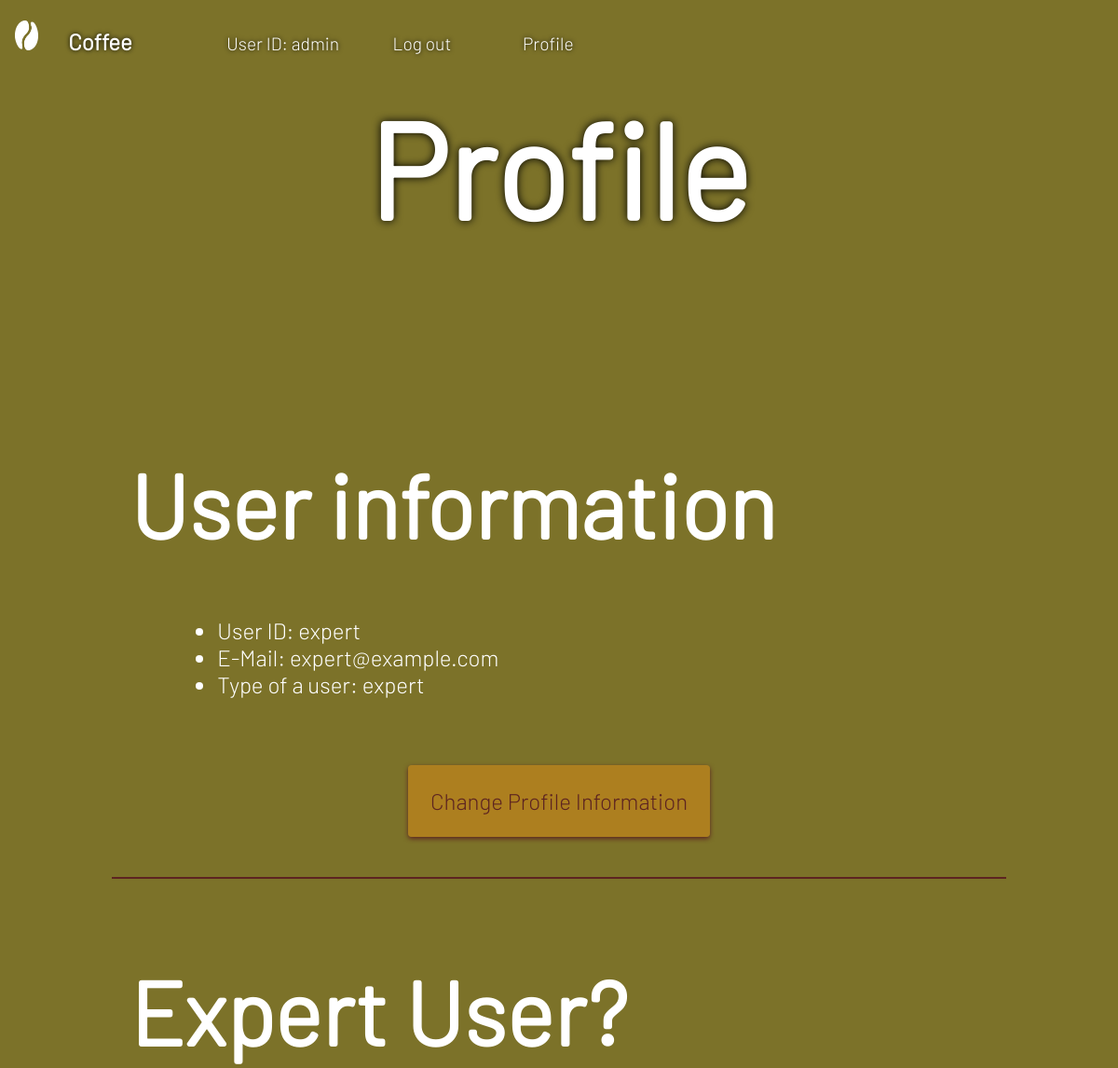
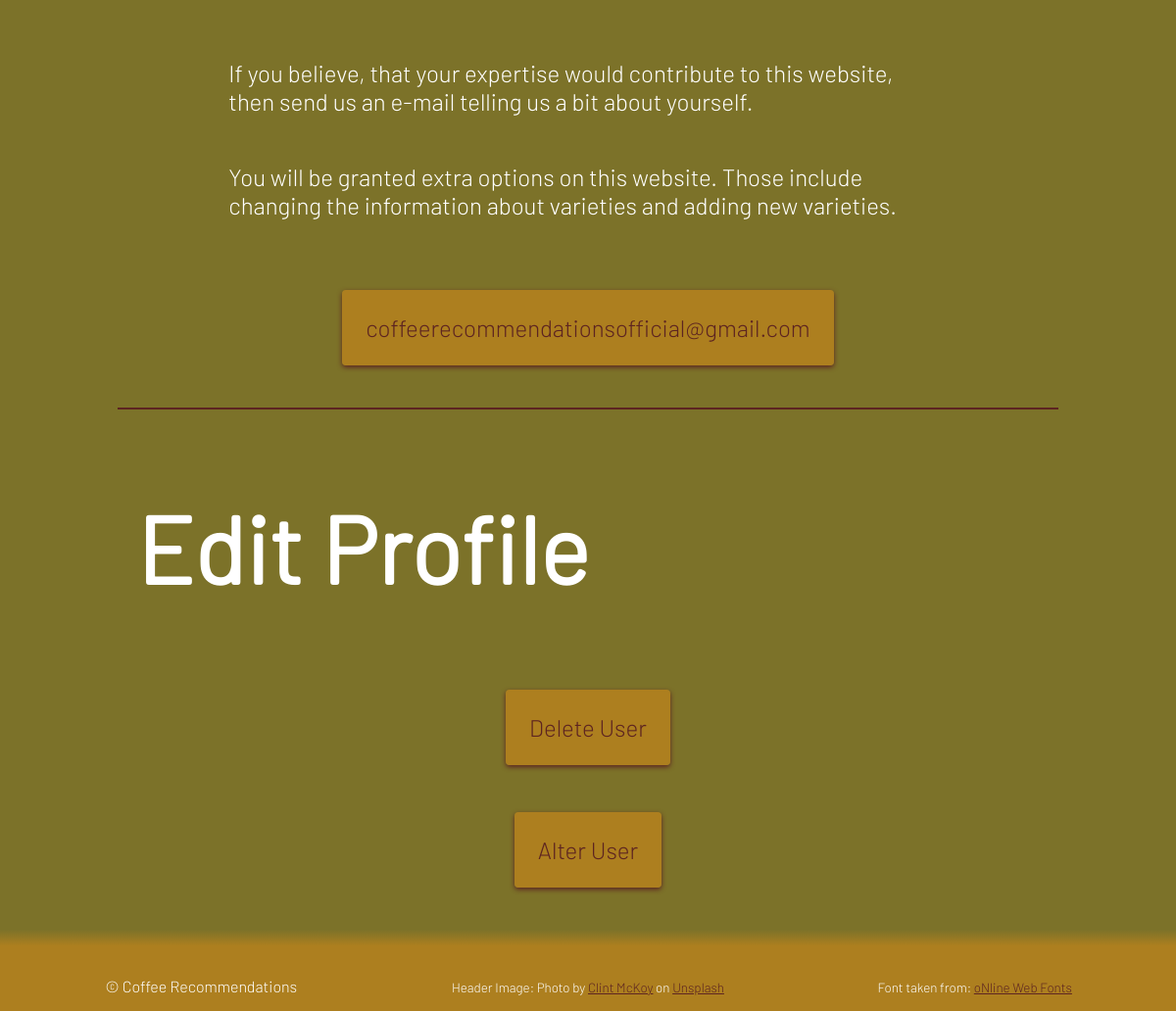
The app's page /profile/expert (signed in) with its own data (2 pictures, top to bottom).
### tables this page shows
CREATE TABLE users
(
    user_id TEXT PRIMARY KEY NOT NULL,
    password TEXT NOT NULL,
    mail TEXT NOT NULL,
    user_type TEXT NOT NULL
);

### app.py (the view, shortened to what this page needs)
@login_required
@app.route("/profile/<string:user_id>")
def profile(user_id):
    user_info = get_user_dict(user_id)
    user_obj = create_user(user_info)
    test_done = user_obj.test_done_check()
    recommended_varieties = None
    return render_template('profile.html', profile_info=user_obj, recommended_varieties=recommended_varieties)

### actors.py (called while the page is built)
    def attributes(self):
        return vars(self)

    def test_done_check(self):
        db = get_db()
        previous_entry = db.execute("""SELECT * FROM user_preferences WHERE user_id = ?;""", (self.user_id,)). fetchall()
        close_db()
        test_done = True
        if previous_entry == []:
            test_done = False
        return test_done

### app.py (called while the page is built)
@app.before_request
def logged_in_user():
    g.user = session.get("user_id", None)
    g.type = session.get("user_type", None)

### database.py (called while the page is built)
def get_db():
    if "db" not in g:
        g.db = sqlite3.connect(DATABASE,
        detect_types=sqlite3.PARSE_DECLTYPES)
        g.db.row_factory = sqlite3.Row
    return g.db

### sql_funcs.py (called while the page is built)
def get_user_dict(user_id, mail=None, type=None):
    db = get_db()
    if type and mail:
        user_dict = db.execute("""SELECT * FROM users
        WHERE user_id = ? AND mail = ? AND user_type = ?;""", (user_id, mail, type)).fetchone()
    elif mail:
        user_dict = db.execute("""SELECT * FROM users
        WHERE mail = ?;""", (mail,)).fetchone()
    elif type:
        user_dict = db.execute("""SELECT * FROM users
        WHERE user_id = ? AND user_type = ?;""", (user_id, type)).fetchone()
    else:
        user_dict = db.execute("""SELECT * FROM users
        WHERE user_id = ?;""", (user_id,)).fetchone()
    close_db()
    return user_dict

def create_user(user_dict):
    user_obj = user(user_dict['user_id'], user_dict['password'],
                    user_dict['mail'], user_dict['user_type'])
    return user_obj

### templates/profile.html (shortened to what this page needs)
{% extends 'base_compact.html' %}
{% block main_heading %}
<h1 class="title">Profile</h1>
{% endblock %}
{% block main_content %}
<main>
    <section>
        <h2>User information</h2>
        <ul>
            <li>User ID: {{ profile_info.attributes()['user_id'] }}</li>
            <li>E-Mail: {{ profile_info.attributes()['mail'] }}</li>
            <li>Type of a user: {{ profile_info.attributes()['type'] }}</li>
        </ul>
        <p class="link_p"><a href="{{ url_for('change_profile', user_id=profile_info.attributes()['user_id']) }}">Change
                Profile
                Information</a></p>
    </section>
    <section>
        <h2>Expert User?</h2>
        <p>If you believe, that your expertise would contribute to this website, then send us an e-mail telling us a
            bit about yourself.</p>
        <p>You will be granted extra options on this website. Those include changing the information about varieties and
            adding new varieties. </p>
        <p class="link_p"><a
                href="mailto:coffeerecommendationsofficial@gmail.com">coffeerecommendationsofficial@gmail.com</a></p>
    </section>
    {% if g.type == 'admin' %}
    <section>
        <h2>Edit Profile</h2>
        <p class="link_p"><a href="{{ url_for('delete_user', user_id=profile_info.user_id ) }}">Delete User</a></p>
        <p class="link_p"><a href="{{ url_for('alter_user', user_id=profile_info.user_id) }}">Alter User</a></p>
    </section>
    {% endif %}
</main>
{% endblock %}

### static/styles.css (style rules this page uses)
*, *:before, *:after { box-sizing: border-box; }
html { --base-color: #7C7229; --background-color: #353620; --main-color: #5d2421; --secondary-color: #ad7f1f; --font-color: white; --shadow-color: black; --alpha-color: #0e050475; }
html { background-color: var(--base-color); font-family: Barlow, sans-serif; color: var(--font-color); overflow-x: hidden; hyphens: manual; }
body { margin: 0; }
.title, .message_title { font-size: 4em; margin-top: 10%; margin-bottom: 5%; grid-row: 2; justify-self: center; }
.compact .title, .compact .message_title { font-size: 4em; grid-row: 2; margin: 0; justify-self: center; justify-content: center; }
@media screen and (min-width: 380px) { .title, .compact .title, .compact .message_title { font-size: 6em; } }
@media screen and (min-width: 550px) { .title, .compact .title { font-size: 9rem; } }
main { font-size: 1.2rem; background-color: var(--base-color); margin: 0; color: var(--font-color); padding: 0 10%; }
main h2 { font-size: 4rem; margin-top: 4rem; margin-bottom: 4rem; }
main p, main ul { width: 80%; padding-left: 5%; margin: 2em; }
main a { color: var(--main-color); text-decoration: none; background-color: var(--secondary-color); border-radius: 4px; padding: 1em; box-shadow: 0 2px 5px var(--main-color); margin: 1em; }
.link_p { text-align: center; margin: 0; padding: 2em; width: 100%; }
main>section { border-bottom: var(--main-color) solid 2px; padding: 8% 0; }
main section { padding: 2% 2%; }
section:nth-last-child(1) { border-bottom: none; }
@media screen and (min-width: 550px) { main { font-size: 1.5rem; } }
@media screen and (min-width: 550px) { main h2 { font-size: 6rem; } }

### records on screen
users: user_id "expert", mail "expert@example.com", user_type "expert"

### other values on screen
{{ g.user }} "admin"
